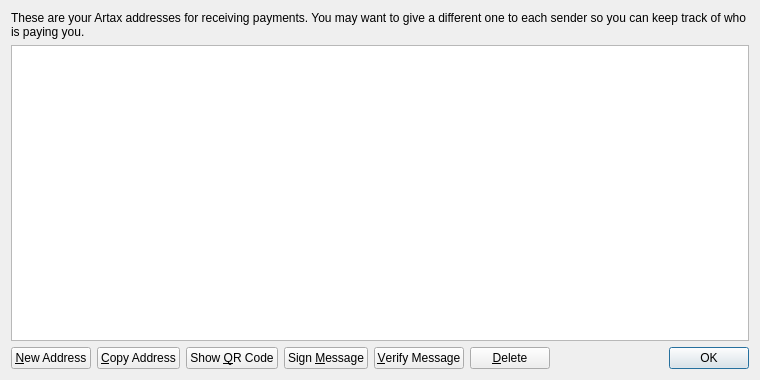
<?xml version="1.0" encoding="UTF-8"?>
<ui version="4.0">
 <class>AddressBookPage</class>
 <widget class="QWidget" name="AddressBookPage">
  <property name="geometry">
   <rect>
    <x>0</x>
    <y>0</y>
    <width>760</width>
    <height>380</height>
   </rect>
  </property>
  <property name="windowTitle">
   <string>Address Book</string>
  </property>
  <layout class="QVBoxLayout" name="verticalLayout">
   <item>
    <widget class="QLabel" name="labelExplanation">
     <property name="text">
      <string>These are your Artax addresses for receiving payments. You may want to give a different one to each sender so you can keep track of who is paying you.</string>
     </property>
     <property name="textFormat">
      <enum>Qt::PlainText</enum>
     </property>
     <property name="wordWrap">
      <bool>true</bool>
     </property>
    </widget>
   </item>
   <item>
    <widget class="QTableView" name="tableView">
     <property name="contextMenuPolicy">
      <enum>Qt::CustomContextMenu</enum>
     </property>
     <property name="toolTip">
      <string>Double-click to edit address or label</string>
     </property>
     <property name="tabKeyNavigation">
      <bool>false</bool>
     </property>
     <property name="selectionMode">
      <enum>QAbstractItemView::SingleSelection</enum>
     </property>
     <property name="selectionBehavior">
      <enum>QAbstractItemView::SelectRows</enum>
     </property>
     <property name="sortingEnabled">
      <bool>true</bool>
     </property>
     <attribute name="verticalHeaderVisible">
      <bool>false</bool>
     </attribute>
    </widget>
   </item>
   <item>
    <layout class="QHBoxLayout" name="horizontalLayout">
     <item>
      <widget class="QPushButton" name="newAddressButton">
       <property name="toolTip">
        <string>Create a new address</string>
       </property>
       <property name="text">
        <string>&amp;New Address</string>
       </property>
      </widget>
     </item>
     <item>
      <widget class="QPushButton" name="copyToClipboard">
       <property name="toolTip">
        <string>Copy the currently selected address to the system clipboard</string>
       </property>
       <property name="text">
        <string>&amp;Copy Address</string>
       </property>
      </widget>
     </item>
     <item>
      <widget class="QPushButton" name="showQRCode">
       <property name="text">
        <string>Show &amp;QR Code</string>
       </property>
      </widget>
     </item>
     <item>
      <widget class="QPushButton" name="signMessage">
       <property name="toolTip">
        <string>Sign a message to prove you own a Artax address</string>
       </property>
       <property name="text">
        <string>Sign &amp;Message</string>
       </property>
      </widget>
     </item>
     <item>
      <widget class="QPushButton" name="verifyMessage">
       <property name="toolTip">
        <string>Verify a message to ensure it was signed with a specified Artax address</string>
       </property>
       <property name="text">
        <string>&amp;Verify Message</string>
       </property>
      </widget>
     </item>
     <item>
      <widget class="QPushButton" name="deleteButton">
       <property name="toolTip">
        <string>Delete the currently selected address from the list</string>
       </property>
       <property name="text">
        <string>&amp;Delete</string>
       </property>
      </widget>
     </item>
     <item>
      <spacer name="horizontalSpacer">
       <property name="orientation">
        <enum>Qt::Horizontal</enum>
       </property>
       <property name="sizeHint" stdset="0">
        <size>
         <width>40</width>
         <height>20</height>
        </size>
       </property>
      </spacer>
     </item>
     <item>
      <widget class="QDialogButtonBox" name="buttonBox">
       <property name="sizePolicy">
        <sizepolicy hsizetype="Maximum" vsizetype="Fixed">
         <horstretch>0</horstretch>
         <verstretch>0</verstretch>
        </sizepolicy>
       </property>
       <property name="standardButtons">
        <set>QDialogButtonBox::Ok</set>
       </property>
      </widget>
     </item>
    </layout>
   </item>
  </layout>
 </widget>
 <resources>
  <include location="../bitcoin.qrc"/>
 </resources>
 <connections/>
</ui>
